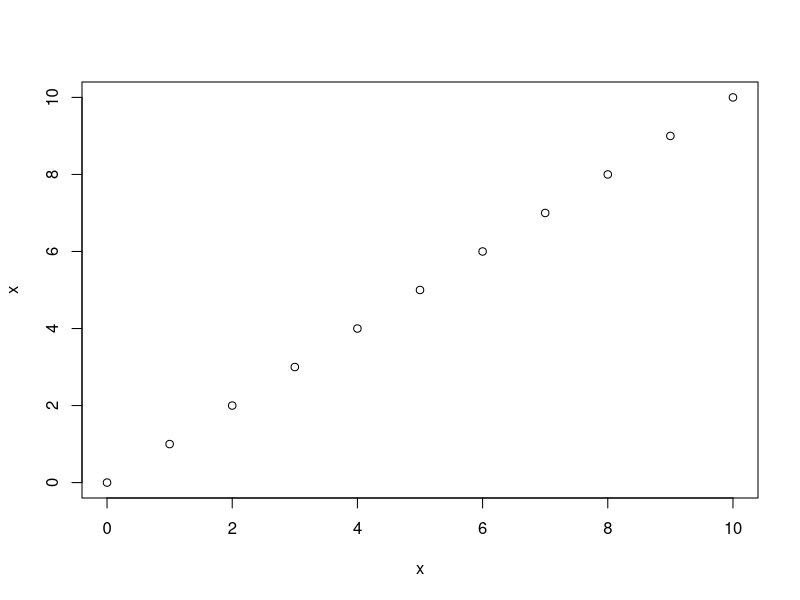

The R source for this figure: (Note: this script raises an error after producing the figure.)
library(ggplot2)
library(reshape2)


x = seq(0,10)

plot(x,x)

dat = data.frame(sqftArea = x, sqftAreaSquared = x^2, housePrice = 3*x^2 + 4*x)# squaredOutput = -x^2, squaredOutput2 = 3*x^2) #  outputSquared = 4+13*x^2, outputCube = x^3, inputSq = x^2 

dat = melt(dat,id.vars = 'input', variable.name = c('output'),value.name = 'value')

ggplot(data = dat, aes(x=input, y=value, group = output,color = output)) +
  geom_line()+
  geom_point()

x = seq(-10,10)
lines(x,x^2) + lines(x,x^3) 

output.lm = lm(data = dat, housePrice ~ sqftAreaSquared + sqftArea)
output.lm
output.lm$residuals

